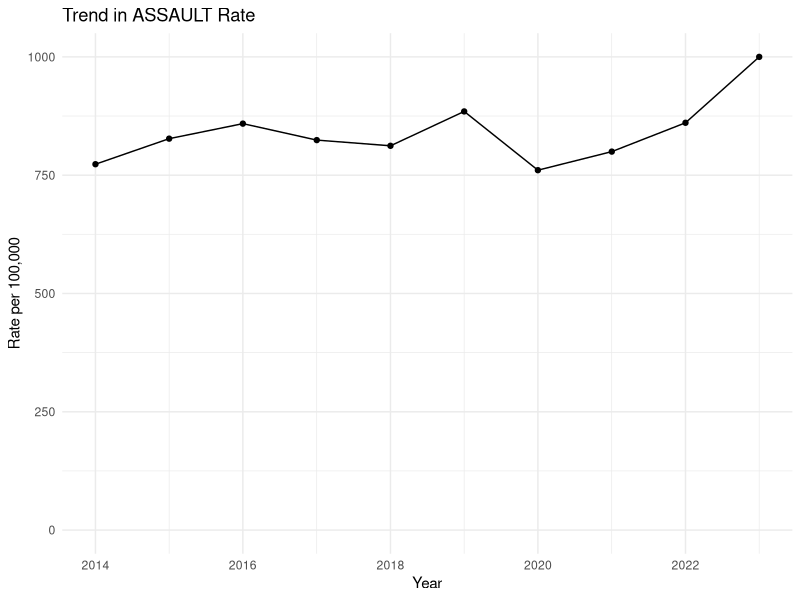
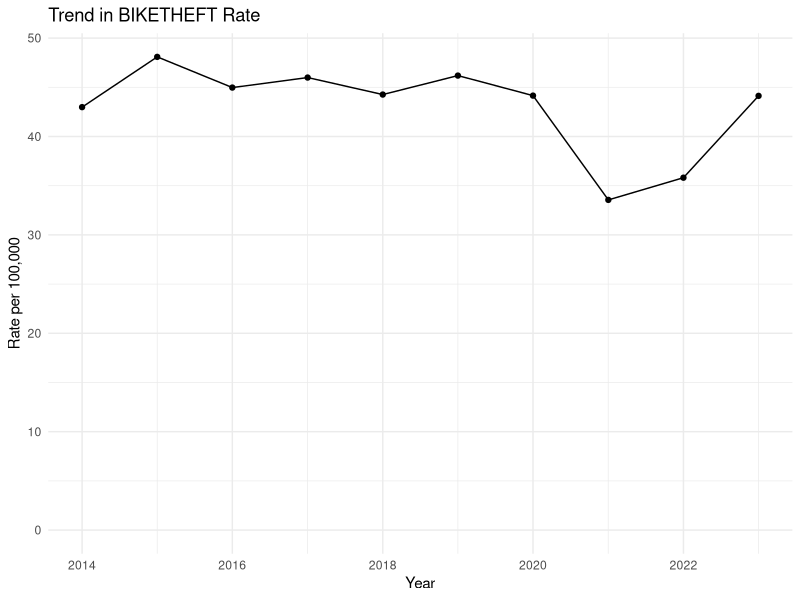
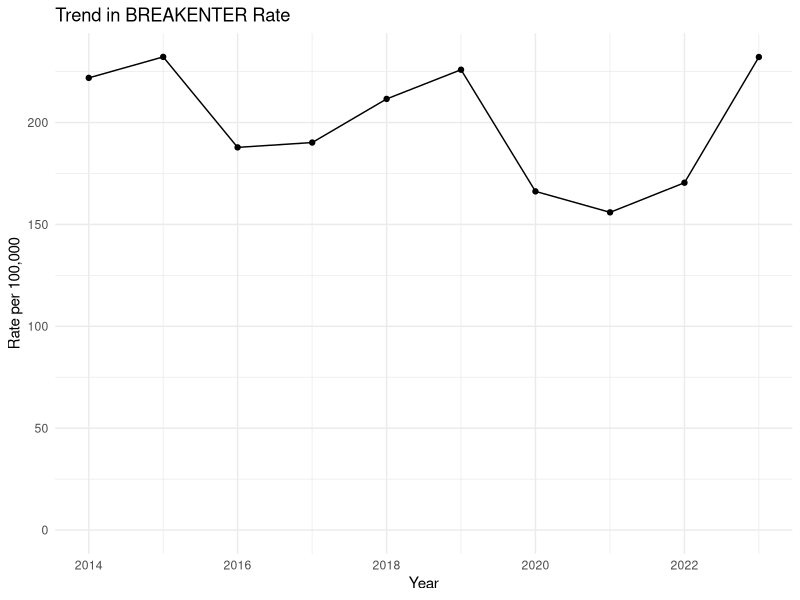
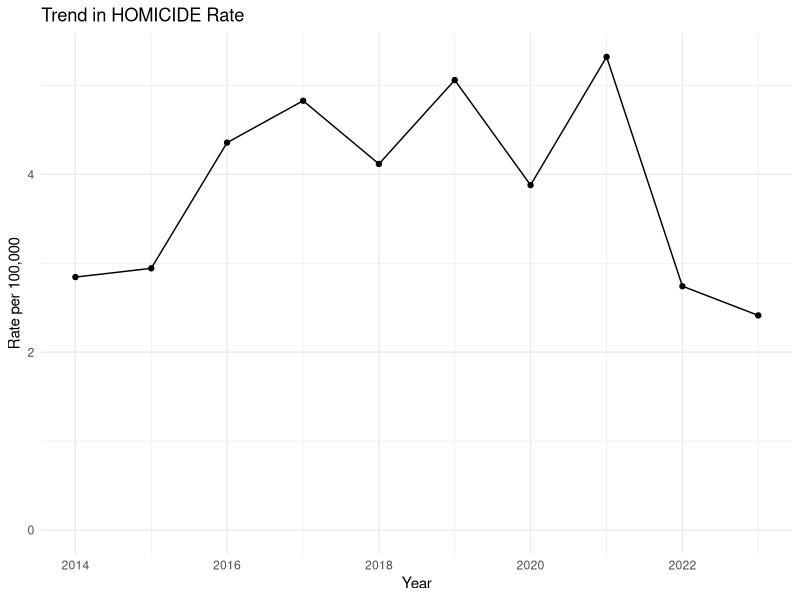
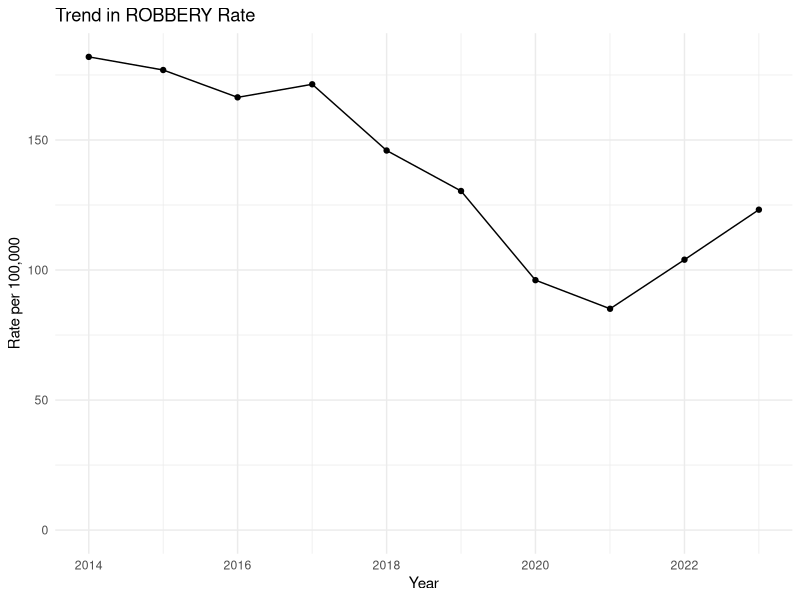
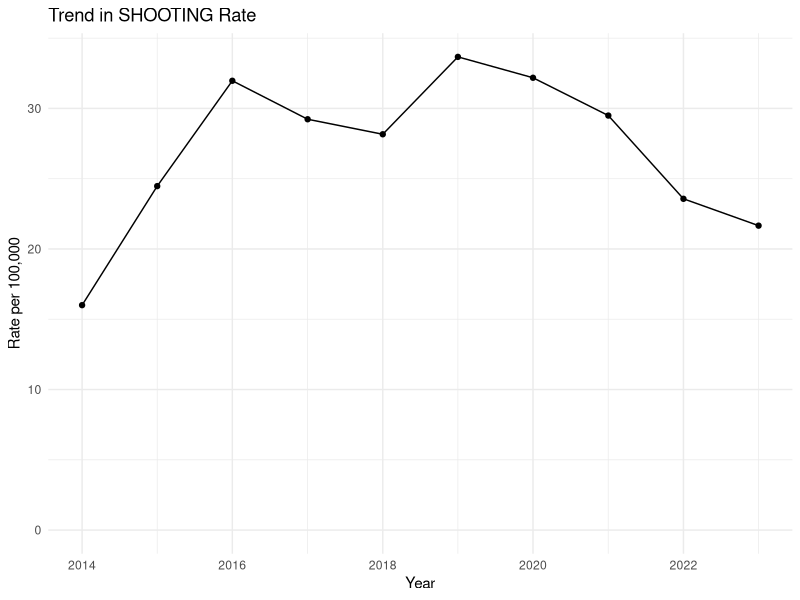
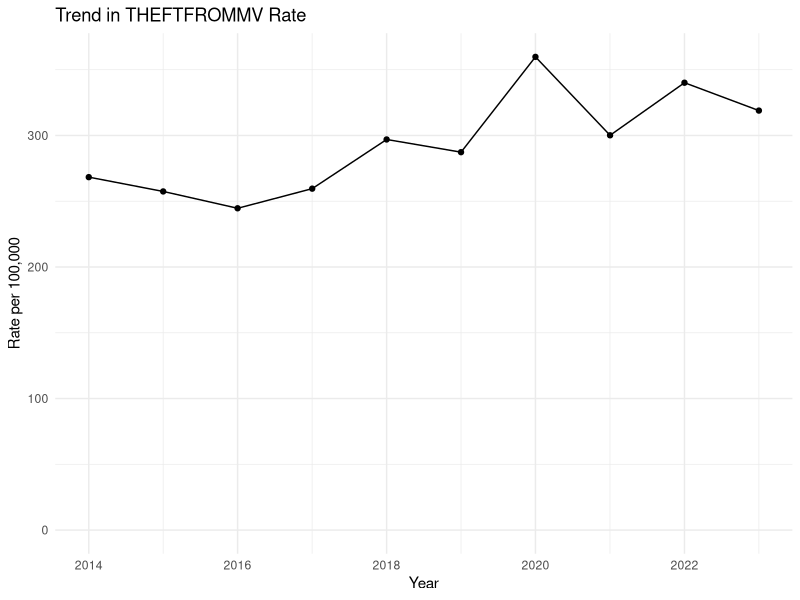
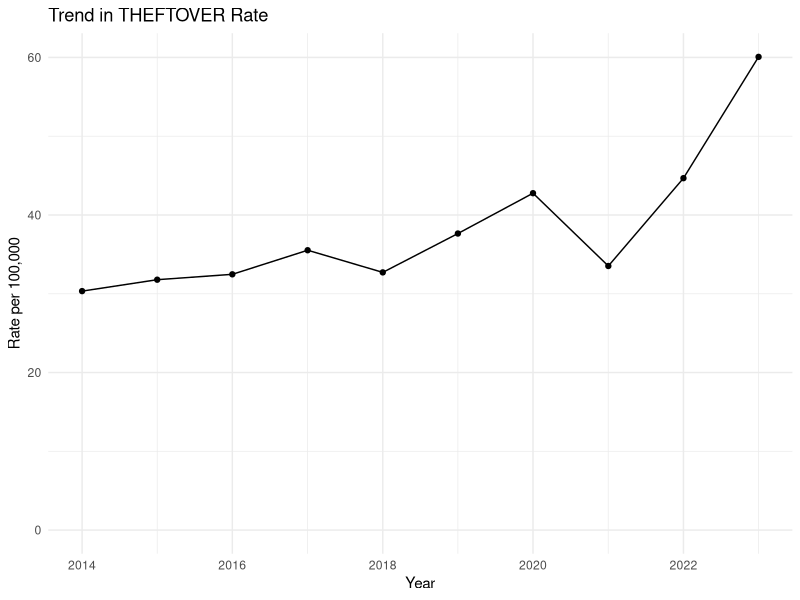

The R script that drew these images, in order:
#### Preamble ####
# Purpose: Models to see if NIA reduced crimes
# Author: Harsh M Pareek
# Date: 24 September 2024
# Contact: harsh.pareek@mail.utoronto.ca
# License: MIT
# Pre-requisites: None
# Any other information needed? None


#### Workspace setup ####
library(tidyverse)

#### Workspace setup ####
library(tidyverse)
library(broom)
library(lubridate)

#### Load the cleaned crime data ####
crime_data <- read_csv("data/analysis_data/crime_statistics_nia_summary.csv")

# Summarize crime trends by year
crime_data$year <- ymd(paste(crime_data$year, "-01-01", sep=""))

# Summarize the data by year and crime rate for visual analysis
annual_summary <- crime_data %>%
  group_by(year) %>%
  summarise(across(contains("_RATE"), mean, na.rm = TRUE))

# Plotting trends for each crime rate
crime_types <- names(annual_summary)[2:ncol(annual_summary)]  # Skip the first column which is 'year'

plots <- lapply(crime_types, function(crime) {
  ggplot(data = annual_summary, aes_string(x = "year", y = crime)) +
    geom_line() +
    geom_point() +
    expand_limits(y = 0) +
    labs(title = paste("Trend in", gsub("_RATE", "", crime, fixed = TRUE), "Rate"),
         x = "Year",
         y = "Rate per 100,000") +
    theme_minimal()
})

# Display all plots
print(plots)